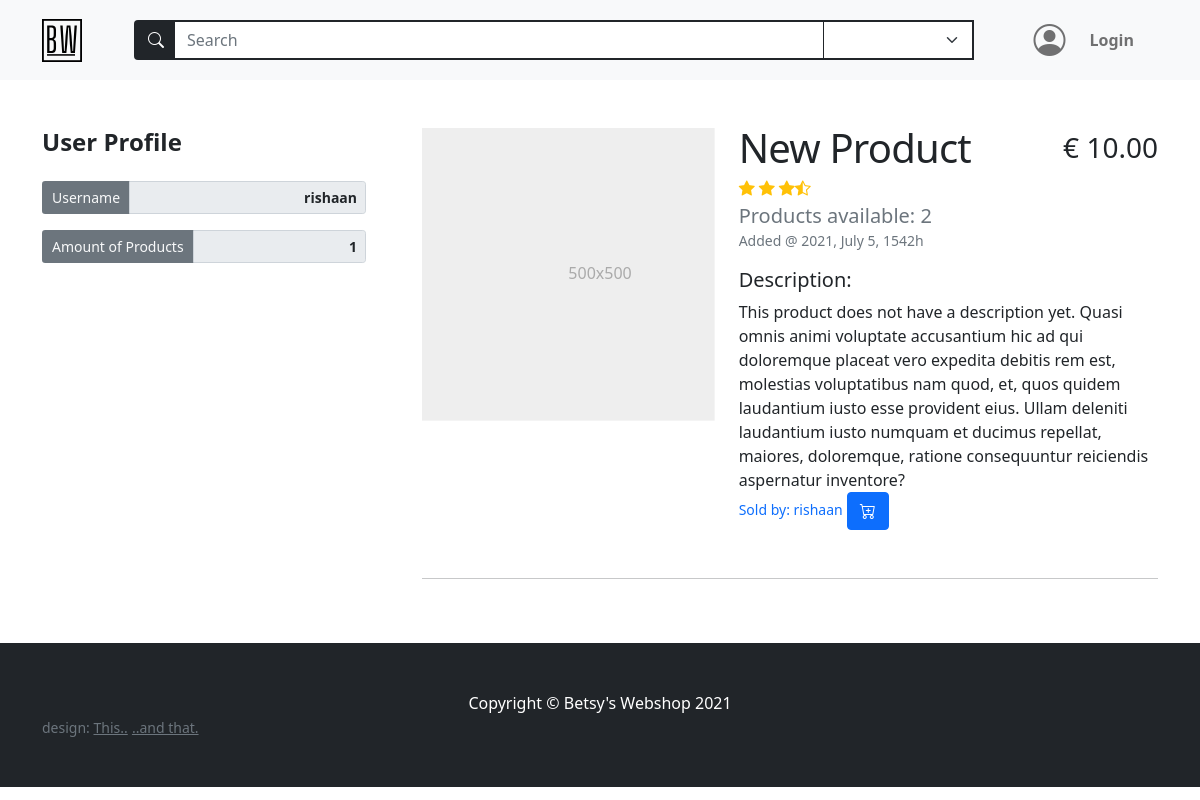
Before: /users/6 with the older database file.
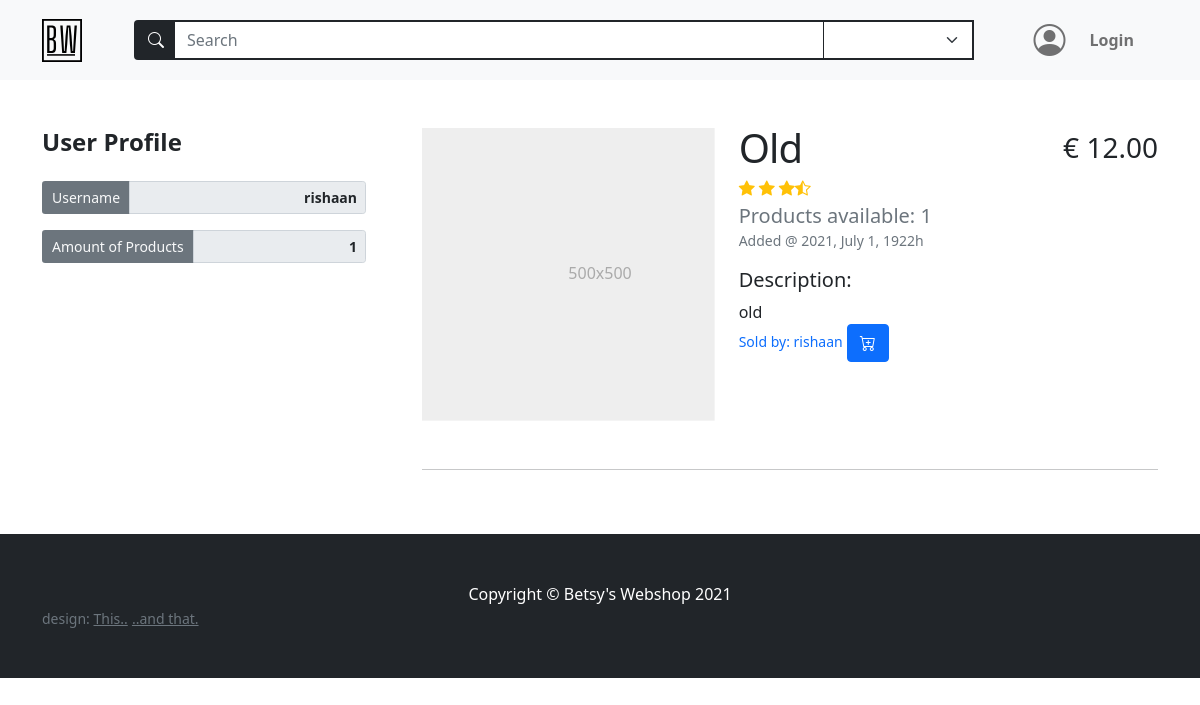
After: the same page with the newer database file.
### models.py (models this page shows)
class BaseModel(db_wrapper.Model):
    class Meta:
        database = db

class User(BaseModel, UserMixin):
    first_name = CharField(index=True, max_length=30, null=True)
    last_name = CharField(max_length=120, null=True)
    address = CharField(max_length=200, null=True)
    city = CharField(max_length=50, null=True)
    country = CharField(max_length=50, null=True)
    cc_number = IntegerField(unique=True, null=True)
    username = CharField(index=True, max_length=30, unique=True)
    email = CharField(index=True, max_length=50, unique=True)
    password = CharField(max_length=20)

class Product(BaseModel):
    name = CharField(max_length=50)
    description = TextField(null=True)
    price_per_unit = DecimalField(
        constraints=[Check("price_per_unit >= 0")],
        decimal_places=2,
        auto_round=True,
        null=True,
        default=0,
        max_digits=10,
    )
    stock = IntegerField(default=1)
    owner = ForeignKeyField(User, backref="products")
    date_posted = DateTimeField(formats="%Y-%m-%d %H:%M", default=datetime.now())

### routes.py (the view)
@app.route("/users/<int:user_id>")
def get_user_profile(user_id):  # change to user_profile
    register_form = RegistrationForm()
    login_form = LoginForm()
    search_form = SearchForm()
    products = list_user_products(user_id)
    product_count = products.count()
    users = User.select().where(User.id == user_id)
    user = get_object_or_404(users, User.id == user_id)
    return render_template(
        "user_profile.html",
        title=user.username,
        user=user,
        products=products,
        product_count=product_count,
        login_form=login_form,
        register_form=register_form,
        search_form=search_form,
    )

### forms.py (shortened to what this page needs)
class RegistrationForm(FlaskForm):
    username = StringField(
        "Username",
        validators=[InputRequired(), Length(min=5, max=30)],
    )
    email = StringField(
        "Email", validators=[InputRequired(), Length(min=5, max=50), Email()]
    )
    password = PasswordField(
        "Set Password",
        validators=[
            InputRequired(),
            EqualTo(
                "password_confirm", message="Password must be identical in both inputs"
            ),
            Length(min=5, max=20),
        ],
    )
    password_confirm = PasswordField("Confirm Password")
    submit = SubmitField("Sign Up")

class LoginForm(FlaskForm):
    email = StringField(
        "Email", validators=[InputRequired(), Length(min=5, max=50), Email()]
    )
    password = PasswordField("Your Password", validators=[InputRequired()])
    login = SubmitField("Login!")

### main.py (called while the page is built)
def list_user_products(user_id) -> list[Product]:
    user_products = (
        Product.select()
        .join(User)
        .where(Product.owner == user_id)
        .order_by(Product.id.desc())
    )
    return user_products

### routes.py (called while the page is built)
@app.context_processor
def string_to_date_to_string():
    def format_string(date_str):
        format = "%Y-%m-%d %H:%M:%S.%f"
        dt_object = datetime.strptime(date_str, format)
        format = "%Y, %B %w, %H%Mh"
        dt_string = dt_object.strftime(format)
        return dt_string
    return dict(format_string=format_string)

### templates/user_profile.html (shortened to what this page needs)
{% extends 'base.html' %} {% block content %}
{% macro user_profile(name="", value="", class="form-control border border-2
border-secondary") %}
<div class="form-group col-md-12">
  <div class="input-group input-group-sm">
    <span
      class="
        input-group-text
        bg-secondary
        text-light
        border border-2 border-secondary
      "
      >{{name}}
    </span>
    <input
      class="form-control text-end fw-bold"
      type="text"
      value="{{value}}"
      aria-label="Disabled input example"
      disabled
      readonly
    />
  </div>
</div>
{% endmacro %}
<div class="container mb-3">
  <div class="row">
    <div class="col-lg-4 mt-4">
      <div class="position-sticky mt-4 container p-0" style="top: 6rem">
        <div class="row g-3 me-4">
          <div class="d-flex justify-content-between">
            <h4 class="mb-2 fw-bolder">User Profile</h4>
          </div>
          {{user_profile(name="Username", value= user.username)}}
          {{user_profile(name="Amount of Products", value= product_count)}}
        </div>
      </div>
    </div>
    <div class="col-lg-8 container ms-0">
       {% include "featurette_product.html" %}
    </div>
  </div>
</div>
{% endblock content %}

### templates/base.html (shortened to what this page needs)
<!DOCTYPE html>
<html lang="en">
  <head>
    <link
      href="https://cdn.jsdelivr.net/npm/bootstrap@5.0.2/dist/css/bootstrap.min.css"
      rel="stylesheet"
    />
    <link
      href="{{url_for('static', filename='styles.css')}}"
      rel="stylesheet"
    />
    <link
      href="https://cdn.jsdelivr.net/npm/bootstrap-icons@1.5.0/font/bootstrap-icons.css"
      rel="stylesheet"
    />
  </head>
  <body>
    {% include "navbar.html" %}
     {% block content%} {% endblock content %}
    {% include "footer.html" %}
  </body>
</html>

### templates/navbar.html (shortened to what this page needs)
<nav
  class="navbar navbar-expand-md navbar-light bg-light sticky-top"
>
  <div class="container">
    <a class="navbar-brand" href="{{url_for('home') }}"
      ><img
        src="{{url_for('static', filename='assets/brand.svg')}}"
        alt=""
        width="40"
        class="d-inline-block align-text-top"
    /></a>
        {% include "searchbar.html" %}
      <ul class="navbar-nav mb-2 mb-lg-0 ms-lg-4 mx-2">
        {% if current_user.is_authenticated %}
        <li class="nav-item dropdown">
          <i
            class="bi bi-person-circle mx-3"
            id="navbarDropdown"
            role="button"
            data-bs-toggle="dropdown"
            aria-expanded="false"
            style="font-size: 2rem"
          ></i>
          <ul class="dropdown-menu" aria-labelledby="navbarDropdown">
            <li>
              <a class="dropdown-item" href="{{ url_for('account') }}"
                >Edit Account</a
              >
            </li>
            <li><hr class="dropdown-divider" /></li>
            <li><a class="dropdown-item" href="#!">Popular Items</a></li>
            <li>
              <a class="dropdown-item" href="{{url_for('logout')}}">Logout</a>
            </li>
          </ul>
        </li>
        <form class="d-flex">
          <i class="bi bi-basket-fill" style="font-size: 2rem"></i>
        </form>
        {% else %}
        <li
          class="nav-link fw-bolder d-flex align-items-center login-btn"
          data-bs-toggle="modal"
          href="#loginModalToggle"
          role="button"
        >
          <i
            class="bi bi-person-circle mx-3 login-icon"
            style="font-size: 2rem"
          ></i>
          <a class="nav-link" role="button">Login</a>
        </li>
        {% endif %}
      </ul>
    </div>
</nav>

### templates/searchbar.html (shortened to what this page needs)
<form action="{{url_for('search')}}" method="POST" class="container ms-4">
  <div class="input-group">
    <span
      class="input-group-text bg-dark border border-2 border-dark border-end-0"
      id="searchIconBackground"
    >
      <i class="bi bi-search" style="color: white">
      </i>
    </span>
    {{search_form.search_term(class="position-relative form-control rounded-0
    btn-dark bg-white text-dark border-2 border-start-0",
    placeholder="Search")}} {{search_form.search_tag(id="categorySelect",
    class="form-select rounded-0 btn-light bg-white text-dark border border-dark border-2
    border-start-0", style="max-width:150px")}}
  </div>
</form>

### templates/featurette_product.html (shortened to what this page needs)
{% for product in products %}
<div class="row featurette mt-5">
  <div class="col-md-7 order-md-2">
    <div class="d-flex justify-content-between align-items-center">
      <h1 class="featurette-heading text-capitalize mt-0">{{product.name}}</h1>
      <h3>€ {{ "%.2f"|format(product.price_per_unit) }}</h3>
    </div>
    <div class="d-flex text-warning">
      <i class="bi bi-star-fill"></i>
      <i class="bi bi-star-fill mx-1"></i>
      <i class="bi bi-star-fill"></i>
      <i class="bi bi-star-half"></i>
    </div>
    <h5 class="text-muted my-0 mt-1">Products available: {{product.stock}}</h5>
    <small class="text-muted"
      >Added @ {{format_string(product.date_posted)}}</small
    >
    <h6 class="lead featurette-description mt-3">Description:</h6>
    <p class="m-0">
      {{product.description}} {% if product.description%} {% else%} This product
      does not have a description yet. Quasi omnis animi voluptate accusantium
      hic ad qui doloremque placeat vero expedita debitis rem est, molestias
      voluptatibus nam quod, et, quos quidem laudantium iusto esse provident
      eius. Ullam deleniti laudantium iusto numquam et ducimus repellat,
      maiores, doloremque, ratione consequuntur reiciendis aspernatur inventore?
      {% endif%}
    </p>
    <small class="mt-2 text-primary" style="font-weight: 500"
      >Sold by: {{product.owner.username}}</small
    >
    {% if current_user.id == user.id %}
    <button
      type="button"
      class="btn btn-primary"
      data-bs-toggle="modal"
      data-bs-target="#deleteProductModal{{product.id}}"
    >
      <i class="bi bi-trash-fill"></i>
    </button>
    <a
      href="{{url_for('product_page', product_id=product.id)}}"
      type="button"
      class="btn btn-primary"
      role="button"
    >
      <i class="bi bi-pencil-fill"></i>
    </a>
    {% else %}
    <a
      href="{{url_for('buy_product', product_id=product.id)}}"
      type="button"
      class="btn btn-primary"
      role="button"
    >
      <i class="bi bi-cart-plus"></i>
    </a>
    {% endif %}
  </div>
  <div class="col-md-5 order-md-1">
    <svg
      class="
        bd-placeholder-img bd-placeholder-img-lg
        featurette-image
        img-fluid
        mx-auto
      "
      width="500"
      height="500"
      xmlns="http://www.w3.org/2000/svg"
      role="img"
      aria-label="Placeholder: 500x500"
      preserveAspectRatio="xMidYMid slice"
      focusable="false"
    >
      <text x="50%" y="50%" fill="#aaa" dy=".3em">500x500</text>
    </svg>
  </div>
</div>
<hr class="featurette-divider" />
{% endfor %}

### templates/footer.html
<footer class="py-5 bg-dark">
  <div class="container">
    <p class="m-0 text-center text-white">
      Copyright &copy; Betsy's Webshop 2021
    </p>
    <small class="text-muted">design:
     </small>
     <small class="text-muted"><a class="text-muted" href="https://startbootstrap.com/template/shop-homepage">This..</a></small>
     <small class="text-muted"><a class="text-muted" href="https://getbootstrap.com/docs/5.0/examples/">..and that.</a></small>
  </div>
</footer>

### static/styles.css (style rules this page uses)
.login-icon.bi.bi-person-circle { transition: 0.4s transform ease-in; }
.featurette-divider { margin: 3rem 0; }
.featurette-heading { font-weight: 400; line-height: 1; letter-spacing: -0.05rem; }
@media (min-width: 40em) { .featurette-heading { font-size: 40px; } }
@media (min-width: 40em) { .featurette-description { font-size: 20px; } }
@media (min-width: 62em) { .featurette-heading { margin-top: 1rem; } }

Changed rows visible on the page:
removed Product: name "New Product", price_per_unit "10.00", stock "2", date_posted "2021, July 5, 1542h", owner.username "rishaan"
added Product: name "Old", price_per_unit "12.00", stock "1", date_posted "2021, July 1, 1922h", description "old", owner.username "rishaan"
